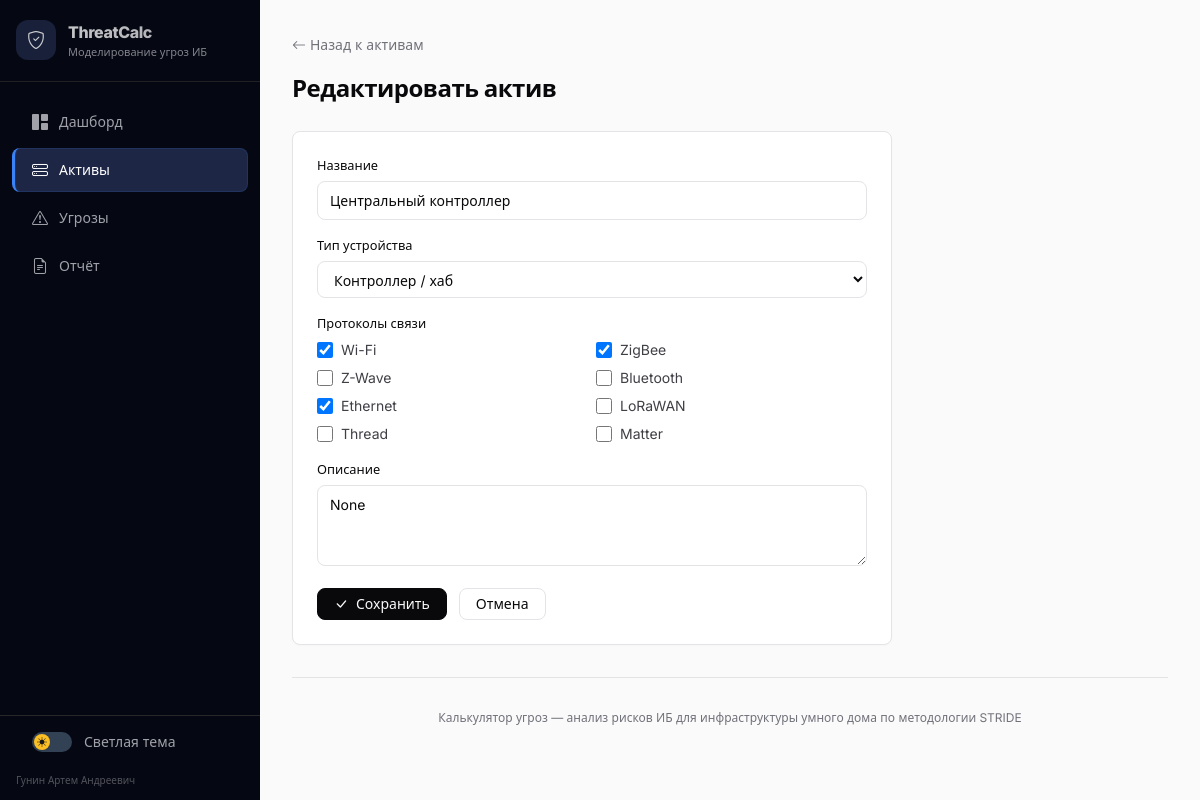
Page /assets/2/edit on the committed database.
### models.py (models this page shows, shortened)
class Base(DeclarativeBase):
    pass

class Asset(Base):
    __tablename__ = "assets"
    id = Column(Integer, primary_key=True, index=True)
    name = Column(String(200), nullable=False)
    type = Column(String(50), nullable=False)
    protocols = Column(String(200), nullable=True)
    description = Column(Text, nullable=True)
    created_at = Column(DateTime, default=datetime.datetime.utcnow)

### main.py (the view)
@app.get("/assets/{asset_id}/edit", response_class=HTMLResponse)
def asset_edit_form(asset_id: int, request: Request, db: Session = Depends(get_db)):
    asset = db.query(Asset).filter(Asset.id == asset_id).first()
    if not asset:
        return RedirectResponse("/assets", status_code=303)
    return templates.TemplateResponse("asset_form.html", {
        "request": request,
        "asset": asset,
        "asset_types": ASSET_TYPES,
        "protocols": PROTOCOLS,
    })

### templates/asset_form.html (shortened to what this page needs)
{% extends "base.html" %}
{% block content %}
<a href="/assets" class="inline-flex items-center gap-1 text-sm text-zinc-500 hover:text-zinc-800 mb-4 no-print">
    <i class="bi bi-arrow-left"></i> Назад к активам
</a>
<h1 class="page-title mb-6">{{ 'Редактировать' if asset else 'Новый' }} актив</h1>
<div class="card-shadcn p-6" style="max-width:600px;">
    <form method="post" action="{% if asset %}/assets/{{ asset.id }}/edit{% else %}/assets/new{% endif %}">
        <div class="mb-4">
            <label class="label-shadcn">Название</label>
            <input type="text" name="name" class="input-shadcn" value="{{ asset.name if asset else '' }}" required>
        </div>
        <div class="mb-4">
            <label class="label-shadcn">Тип устройства</label>
            <select name="type" class="input-shadcn" required>
                {% for at in asset_types %}
                <option value="{{ at.id }}" {% if asset and asset.type == at.id %}selected{% endif %}>{{ at.name }}</option>
                {% endfor %}
            </select>
        </div>
        <div class="mb-4">
            <label class="label-shadcn">Протоколы связи</label>
            <div class="grid grid-cols-2 gap-2">
                {% for p in protocols %}
                <label class="flex items-center gap-2 text-sm text-zinc-700 cursor-pointer">
                    <input class="w-4 h-4 rounded border-zinc-300 text-zinc-900 focus:ring-zinc-900" type="checkbox" name="protocols" value="{{ p }}" id="proto_{{ loop.index }}"
                        {% if asset and p in (asset.protocols or '').split(',') %}checked{% endif %}>
                    <span>{{ p }}</span>
                </label>
                {% endfor %}
            </div>
        </div>
        <div class="mb-4">
            <label class="label-shadcn">Описание</label>
            <textarea name="description" class="input-shadcn" rows="3">{{ asset.description if asset else '' }}</textarea>
        </div>
        <div class="flex items-center gap-3">
            <button type="submit" class="btn-shadcn btn-shadcn-primary">
                <i class="bi bi-check-lg"></i> {{ 'Сохранить' if asset else 'Создать' }}
            </button>
            <a href="/assets" class="btn-shadcn">Отмена</a>
        </div>
    </form>
</div>
{% endblock %}

### templates/base.html (style rules this page uses)
:root { --bg: #fafafa; --fg: #09090b; --card: #fff; --card-border: #e4e4e7; --muted: #71717a; --muted-bg: #f4f4f5; --table-stripe: #fafafa; --tag-bg: #f4f4f5; --tag-border: #e4e4e7; color-scheme: light; }
* { margin: 0; padding: 0; box-sizing: border-box; }
body { font-family: 'Inter', system-ui, sans-serif; background: var(--bg); color: var(--fg); transition: background .15s, color .15s; }
.card-shadcn { background: var(--card); border: 1px solid var(--card-border); border-radius: 0.5rem; box-shadow: 0 1px 2px rgba(0,0,0,0.02); }
.btn-shadcn { display: inline-flex; align-items: center; justify-content: center; gap: 8px; padding: 8px 16px; font-size: 0.875rem; font-weight: 500; border-radius: 0.5rem; border: 1px solid var(--card-border); background: var(--card); color: var(--fg); cursor: pointer; transition: all 0.15s; text-decoration: none; line-height: 1; }
.btn-shadcn-primary { background: #09090b; color: #fafafa; border-color: #09090b; }
.input-shadcn { width: 100%; padding: 8px 12px; font-size: 0.875rem; border: 1px solid var(--card-border); border-radius: 0.5rem; background: var(--card); outline: none; transition: border-color 0.15s; color: var(--fg); }
.label-shadcn { display: block; font-size: 0.8rem; font-weight: 500; color: var(--fg); margin-bottom: 6px; }
.page-title { font-size: 1.5rem; font-weight: 700; letter-spacing: -0.02em; color: var(--fg); }

### rows in the picture
Asset: name "Центральный контроллер", type "Контроллер / хаб", protocols "☑" "☑" "☑", description "None"

### other values in the picture
{{ 'Редактировать' if asset else 'Новый' }} "Редактировать"
{{ p }} "Wi-Fi" "ZigBee" "Z-Wave" "Bluetooth" "Ethernet" "LoRaWAN" "Thread" "Matter"
{{ 'Сохранить' if asset else 'Создать' }} "Сохранить"
